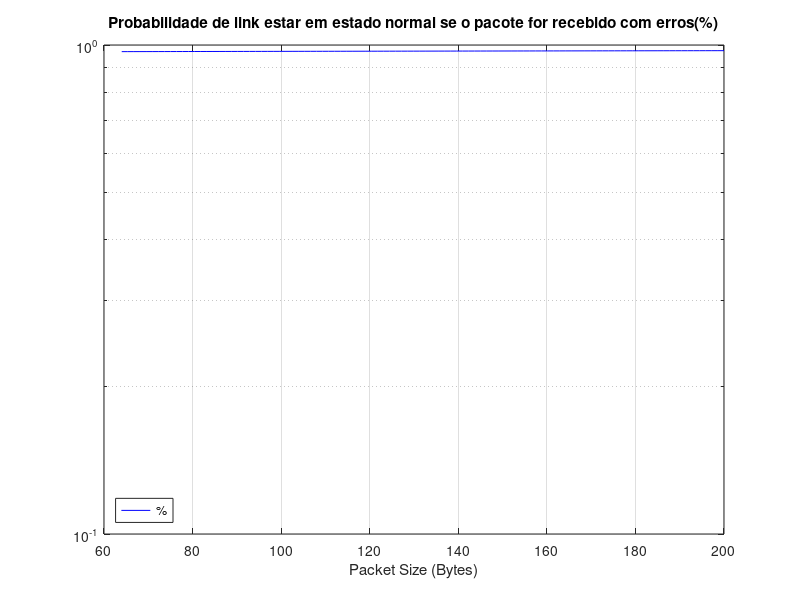
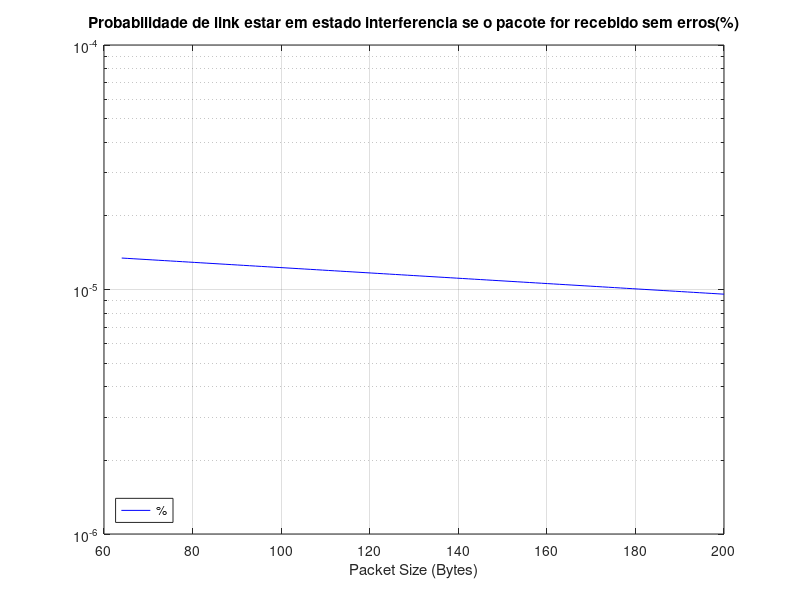

These figures' MATLAB source, in order:
%Task4

%4a
%π0 = 1/(1 + ∑(λ0/υ0))
%πn = π0/(1 + ∑(λ0/υ0))
% Interference >=10^-3 
% Normal < 10^-3

transitions = [8/600,5/200,2/50,1/5];

% calculo da probabilidade limite de processos de nascimento e morte

 tmp = transitions(1);
for i = 2:4
    sum = transitions(i);
    for j = 1:(i-1)
        sum = sum * transitions(j);
    end
    tmp = tmp + sum;
end

res_1 = 1/(1+ tmp);
res_2 = res_1*transitions(1);
res_3 = res_2*transitions(2);
res_4 = res_3*transitions(3);
res_5 = res_4*transitions(4);

X = [res_1 res_2 res_3 res_4 res_5];

prob_normal = X(1) + X(2) + X(3);
prob_interf = X(4) + X(5);

disp(' ');
disp("Ex4.a.");
disp("Probability of the link being in normal state = " + prob_normal);
disp("Probability of the link being in interference state = " + prob_interf);

%4b
disp(' ');
disp("Ex4.b.");
average_normal = ((X(1) * 10^-6) + (X(2) * 10^-5) + (X(3) * 10^-4))/prob_normal; 
average_interf = ((X(4)*10^-3) + (X(5)*10^-2))/prob_interf;
disp("Average ber of the link in normal state = " + average_normal);
disp("Average ber of the link in interference state = " + average_interf);

%4c
% Ver slides 1-7

disp(' ');
disp("Ex4.c.");
disp("Check figure 1.");
% Packet size from 64 bytes to 200 bytes
n = linspace(64, 200);

%With Errors
i = 0;
ber_normal = [(10^-6), (10^-5), (10^-4)];
ber_interf = [(10^-3), (10^-2)];

f1 = (1 - (ber_normal(1)^i * (1 - ber_normal(1)).^(n)));
f2 = (1 - (ber_normal(2)^i * (1 - ber_normal(2)).^(n)));
f3 = (1 - (ber_normal(3)^i * (1 - ber_normal(3)).^(n)));
f4 = (1 - (ber_interf(1)^i * (1 - ber_interf(1)).^(n)));
f5 = (1 - (ber_interf(2)^i * (1 - ber_interf(2)).^(n)));
f6 = (1 - (average_normal^i * (1 - average_normal).^(n)));
f7 = (1 - (average_interf^i * (1 - average_interf).^(n)));

%prob_errors_in_normal = f1 + f2 + f3; 
%prob_errors_in_interf = f4 + f5;


% P(Errors) = P(Errors|N)P(N) + P(Errors|I)P(I)
%prob_errors = (prob_errors_in_normal .* prob_normal) + ... 
%              (prob_errors_in_interf .* prob_interf);

% CHECK: Not sure we can do this, but who knows
prob_errors = (f6 .* prob_normal) + ... 
              (f7 .* prob_interf);

% P(CondN|Errors) = P(Errors|N)P(N)/P(Errors)
prob_normal_with_errors = (f6 .* prob_normal)./prob_errors; 

figure(1);
semilogy(n, prob_normal_with_errors, 'b-');
grid on;
title("Probabilidade de link estar em estado normal se o pacote for recebido com erros(%)");
xlabel('Packet Size (Bytes)');
legend('%', 'location', 'southwest');

%4d
disp(' ');
disp("Ex4.d.");
disp("Check figure 2.");
% Packet size from 64 bytes to 200 bytes
n = linspace(64, 200);

% Without Errors
i = 0;
f1 = (1 * average_interf^i * (1 - average_interf).^(n - i));

% P(NO_E) = 1 - P(E) ?
prob_no_errors = 1 - prob_errors;

% P(CondI|Errors) = P(Errors|I)P(I)/P(Errors)
prob_interf_no_errors = (f1 .* prob_interf)./prob_no_errors;

figure(2);
semilogy(n, prob_interf_no_errors, 'b-');
grid on;
title("Probabilidade de link estar em estado interferencia se o pacote for recebido sem erros(%)");
xlabel('Packet Size (Bytes)');
legend('%', 'location', 'southwest');
